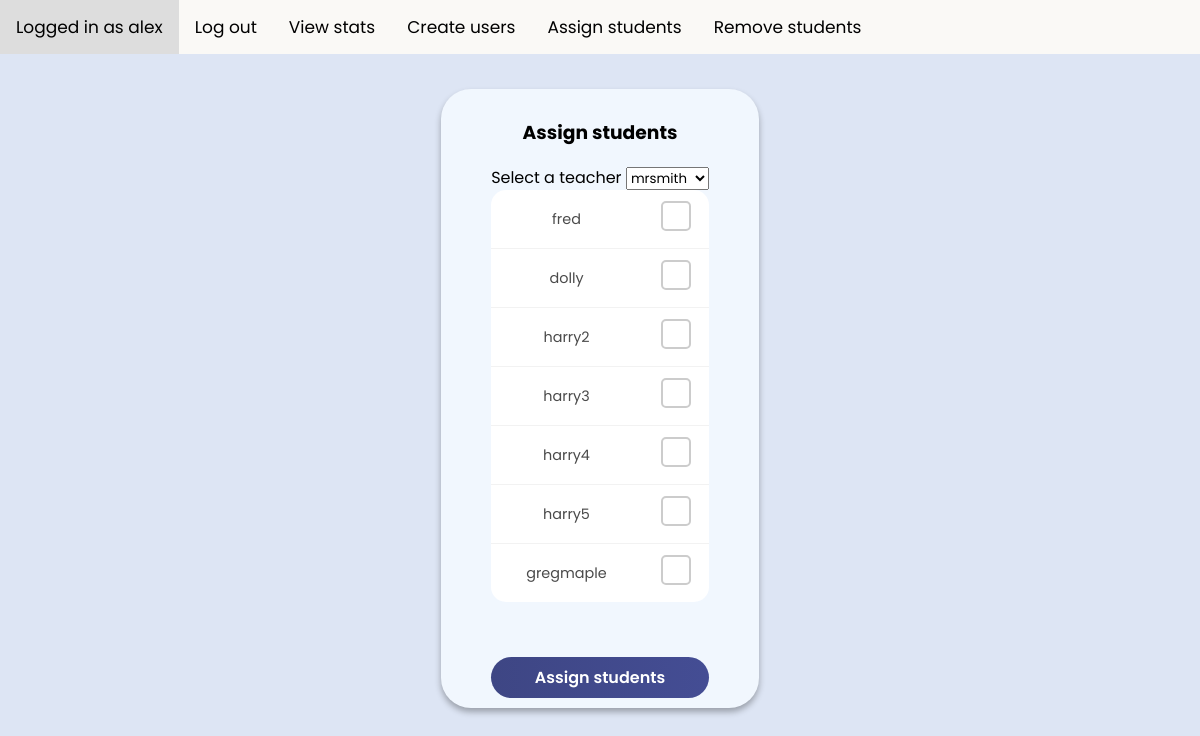
Screenshot of /timestablesapp/admin_assign_students (signed in) with the database file from the repository.
### timestablesapp/models.py (models this page shows)
class Student(models.Model):
    admin = models.ForeignKey(Admin, on_delete=models.CASCADE, null=True)
    user = models.OneToOneField(User, on_delete=models.CASCADE,related_name='find')
    classes = models.ForeignKey(Teacher,on_delete=models.CASCADE,null=True)
    def __str__(self):
        return(self.user.username)

### timestablesapp/views.py (the view, shortened to what this page needs)
# urls.py: path('admin_assign_students',views.admin_assign_students,name='admin_assign_students'),
def admin_assign_students(request):
    if request.method=='GET':
        if not request.user_status=='admin':
            return render(request, 'error.html', {'error':'Account holder not admin'})
        if request.user_status=='admin':
            admin = Admin.objects.get(user=request.user)
            teachers = Teacher.objects.filter(admin=admin)
            students = Student.objects.filter(admin=admin).filter(classes__isnull=True)
            return render(request, 'admin_assign_students.html',{'students':students,'teachers':teachers})

### timestablesapp/models.py (called while the page is built)
    def __str__(self):
        return(self.user.username)

### timestablesapp/templates/admin_assign_students.html (shortened to what this page needs)
{% extends 'index.html' %}
{% block content %}
    <h3>Assign students</h3>
        <form method="post" action="{% url 'admin_assign_students' %}">
            <label for="selectTeacher">Select a teacher</label>
            <select id="selectTeacher" name="teacher_selected">
                {% for teacher in teachers %}
                <option value="{{teacher}}">{{teacher}}</option>
                {% endfor %}
              </select>
              <br>
              <table style="max-width:300px; margin: 0 auto;">
                <tbody>
              {% for student in students %}
              <tr>
                <td >{{student}}</td>
                <td width="50px"><input id="{{student}}id"  type="checkbox"  name="student" value="{{student}}"></td>
              </tr>
              {% endfor %}
            </tbody>
                </table>
              <br>
              <button style="font-size:16px;" type="submit" name="submit">Assign students</button>
    </form>
{% endblock %}

### timestablesapp/templates/index.html (shortened to what this page needs)
<!DOCTYPE html>
{% load static %}
<html>
    <head>
    <link rel="stylesheet" href=
"https://cdnjs.cloudflare.com/ajax/libs/font-awesome/5.15.3/css/all.min.css" />
<link rel="stylesheet" href="https://cdnjs.cloudflare.com/ajax/libs/font-awesome/4.7.0/css/font-awesome.min.css">
  </head>
    <body>
      <div class="topnav" id="myTopnav">
          {% if request.user_status == 'logged_out' %}
          <a href="{% url 'user_login' %}">Log in</a>
          {% else %}
          <a>Logged in as {{request.user}}</a>
          <a onclick="submitForm()">Log out</a>
          {% endif %}
          {% if request.user_status == 'student' %}
          <a href="{% url 'student_ready'%}">Practise times tables</a>
          <a href="{% url 'student_stats' %}">View stats</a>
          {% elif request.user_status == 'teacher' %}
          <a href="{% url 'teacher_stats' %}">View Stats</a>
            <a href="{% url 'teacher_set_work' %}">Set Work</a>
              <a href="{% url 'teacher_print_flashcards' %}">Print Flashcards</a>
        {% elif request.user_status == 'admin' %}
        <a href="{% url 'admin_stats' %}">View stats</a>
          <a href="{% url 'admin_create_user' %}">Create users</a>
            <a href="{% url 'admin_assign_students' %}">Assign students</a>
              <a href="{% url 'admin_remove_students' %}">Remove students</a>
        {% endif %}
      </div>
        <div class="content">
        {% block content %}{% endblock %}
        </div>
    </body>
</html>

### timestablesapp/templates/index.html (style rules this page uses)
* { font-family: "Poppins"; box-sizing: border-box; }
body { background: #dde5f4; margin: 0; padding: 0; }
.content { margin: 0 auto; margin-top: 35px; width: fit-content; max-width: 90%; background: #f1f7fe; border-radius: 30px; box-shadow: 0 4px 6px rgba(0, 0, 0, 0.3); gap: 2em; padding: 10px 50px; text-align: center; align-items: center; }
input[type="checkbox"] { width: 30px; height: 30px; border: 2px solid #ccc; background-color: #fff; appearance: none; border-radius: 5px; transition: background-color 0.3s, border-color 0.3s, transform 0.2s ease-in-out; cursor: pointer; position: relative; }
button { padding: 0.5rem 1rem; background: linear-gradient(to right, #3e4684, #4a54a4); color: white; border: none; border-radius: 30px; font-weight: 600; display: block; width: 100%; margin: 0 auto; transition: all 0.3s ease; background-size: 200% auto; margin-top: 30px; }
.topnav { overflow: hidden; background: #FAF9F6; }
.topnav a { float: left; display: block; color: black; text-align: center; padding: 14px 16px; text-decoration: none; font-size: 17px; }
table { width: 100%; border-collapse: separate; border-spacing: 0; background: white; border-radius: 15px; overflow: hidden; margin: 20px 0; }
td { padding: 8px 15px; color: #4a4a4a; font-size: 0.9rem; border-bottom: 1px solid rgba(0, 0, 0, 0.05); }
tr:last-child td { border-bottom: none; }

### rows the page displays
Student: user.username "fred"
Student: user.username "dolly"
Student: user.username "harry2"
Student: user.username "harry3"
Student: user.username "harry4"
Student: user.username "harry5"
Student: user.username "gregmaple"

### other values shown
{{ request.user }} "alex"
form field teacher_selected "mrsmith"
